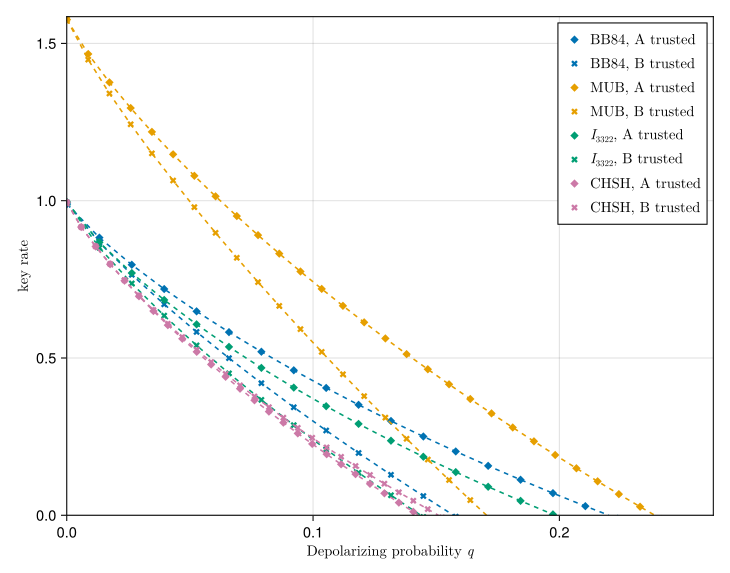

Recreate this plot in Julia.
module Plot

using CairoMakie, LaTeXStrings
using JLD2

function h_bin(q)
    if iszero(q)
        return 0.0
    else
        return -q*log2(q) - (1-q)*log2(1-q)
    end
end

function make_figure()
    fig = Figure(; size=(700, 550))
    # fig = Figure()
    ax = fig[1, 1] = Axis(
        fig;
        xlabel=L"\text{Depolarizing probability } q",
        ylabel=L"\text{key rate}",
    )
    ylims!(ax, 0, log2(3))
    xlims!(ax, 0, nothing)

    colors = Makie.wong_colors()

    # # protocols = ["BB84", "MUB", "I3322", "CHSH"]
    # protocols = ["BB84", "MUB", "I3322"]
    # for (i, protocol) in enumerate(protocols)
    #     data = load("$protocol/$protocol_rates.jld2")
    #     qs = data["qs"]
    #     rates_A = data["rates_A"]
    #     rates_B = data["rates_B"]
    #     color = colors[i]
    #     scatter!(ax, qs, rates_A; label="BB84, A trusted", color, marker=:diamond)
    #     lines!(ax, qs, rates_A; color, linestyle=:dash)
    #     scatter!(ax, qs, rates_B; label="BB84, B trusted", color, marker=:x)
    #     lines!(ax, qs, rates_B; color, linestyle=:dash)
    # end

    # Plot BB84
    data = load("BB84/BB84_rates.jld2")
    qs = data["qs"]
    rates_A = data["rates_A"]
    rates_B = data["rates_B"]
    color = colors[1]
    scatter!(ax, qs, rates_A; label=L"\text{BB84, A trusted}", color, marker=:diamond)
    lines!(ax, qs, rates_A; color, linestyle=:dash)
    scatter!(ax, qs, rates_B; label=L"\text{BB84, B trusted}", color, marker=:x)
    lines!(ax, qs, rates_B; color, linestyle=:dash)

    # Plot MUB
    data = load("MUB/MUB_rates.jld2")
    qs = data["qs"]
    rates_A = data["rates_A"]
    rates_B = data["rates_B"]
    color = colors[2]
    scatter!(ax, qs, rates_A; label=L"\text{MUB, A trusted}", color, marker=:diamond)
    lines!(ax, qs, rates_A; color, linestyle=:dash)
    scatter!(ax, qs, rates_B; label=L"\text{MUB, B trusted}", color, marker=:x)
    lines!(ax, qs, rates_B; color, linestyle=:dash)

    # Plot I3322
    data = load("I3322/I3322_rates.jld2")
    qs = data["qs"]
    ent_A = data["ent_A"]
    ent_B = data["ent_B"]
    ec = h_bin.(qs/2)
    color = colors[3]
    scatter!(ax, qs, ent_A - ec; label=L"I_{3322},\text{ A trusted}", color, marker=:diamond)
    lines!(ax, qs, ent_A - ec; color, linestyle=:dash)
    scatter!(ax, qs, ent_B - ec; label=L"I_{3322},\text{ B trusted}", color, marker=:x)
    lines!(ax, qs, ent_B - ec; color, linestyle=:dash)

    # Plot CHSH
    data = load("CHSH/CHSH_rates2.jld2")
    qs = data["qs"]
    ent_A = data["ent_A"]
    ent_B = data["ent_B"]
    ec = h_bin.(qs/2)
    color = colors[4]
    scatter!(ax, qs, ent_A - ec; label=L"\text{CHSH, A trusted}", color, marker=:diamond)
    lines!(ax, qs, ent_A - ec; color, linestyle=:dash)
    scatter!(ax, qs, ent_B - ec; label=L"\text{CHSH, B trusted}", color, marker=:x)
    lines!(ax, qs, ent_B - ec; color, linestyle=:dash)

    axislegend(ax; position=:rt)

    save("plot_all.pdf", fig)
    return fig
end

end # module Plot
